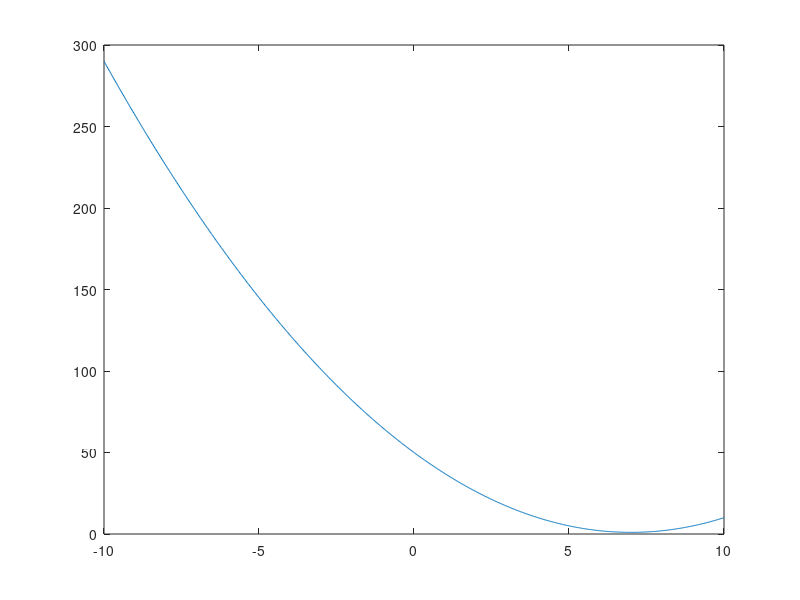

Source code (MATLAB):
clear all; close all; clc;



%% objective function

f = @(x) (x-7).^2 + 1;

%% plot obj function

x = linspace(-10, 10, 1000);

plot(x, f(x))

%% golden section search

function [a, b] = golden_section_search(a, b, f, epsilon) 

    if nargin < 4 || isempty(epsilon)
        epsilon = 1e-6;
    end

    gr = (sqrt(5) - 1) / 2;

    x1 = a + gr*(b-a);
    x2 = b - gr*(b-a);

    for i = 1:1000

        if b-a < epsilon
            break;
        end 

        if f(x1) < f(x2) % since x1 is close to minima dump the other 1 - psi interval st minima is always lies inside the interval

            a = x2;

            x2 = x1;

            x1 = a + gr*(b-a);

        else

            b = x1;

            x1 = x2;

            x2 = b - gr*(b-a);

        end

    end

end

%% testing the funtion


[a, b] = golden_section_search(-10, 10, f, 1e-5);

disp([a, b])